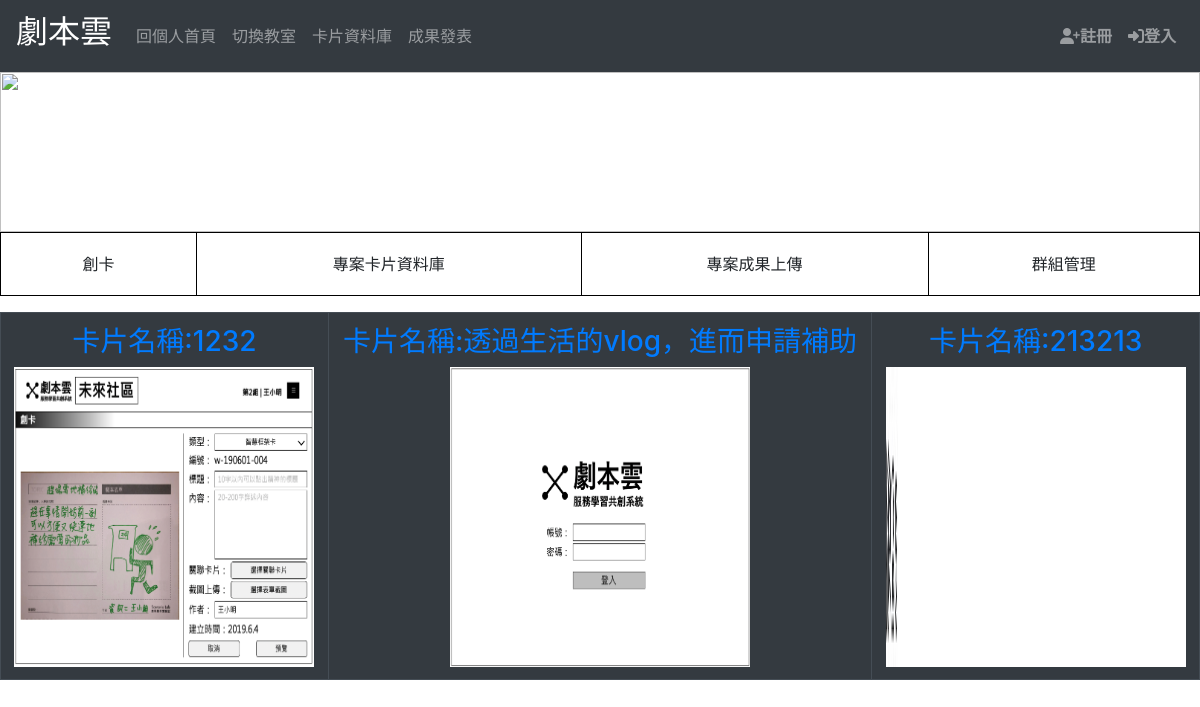
The page /card/20 on the database as committed earlier.
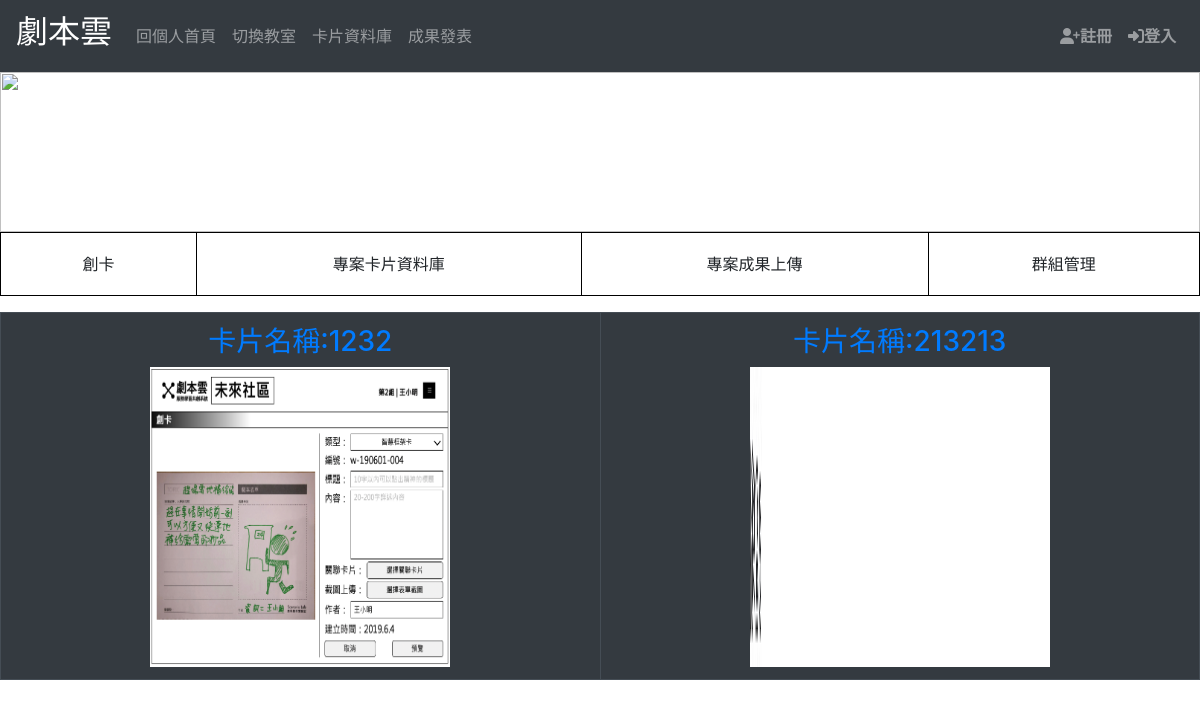
The same page on the database as committed later.
### pbltest/models.py (models this page shows, shortened)
class UPCard(models.Model):
    title = models.CharField(max_length=100)
    author = models.ForeignKey('login.User', on_delete=models.CASCADE, null=True, blank=True)
    pdf = models.FileField(upload_to="media/card/img/", null=True, blank=True)
    cover = models.ImageField(upload_to="card/covers/", null=True, blank=True)
    class_material = models.CharField(max_length=100, null=True)
    group = models.ForeignKey('login.Group', on_delete=models.CASCADE, null=True, blank=True)
    activate = models.ForeignKey('login.CreateActivate', on_delete=models.CASCADE, null=True, blank=True)
    thumbnail = models.CharField(max_length=100, null=True)

### pbltest/views.py (the view)
# urls.py: path('card/<int:pk>', cardind, name='card'),
def cardind(request, pk):
    group = Group.objects.get(id=pk)
    group_user = group.group_user.all()
    up_cards = UPCard.objects.all()
    context = {
        'group': group,
        'group_user': group_user,
        'up_cards': up_cards,
        'pk': pk
    }
    return render(request, 'card_base.html', context)

### templates/card_base.html
{% extends "base.html" %}
{% block content %}
    {% include "Card/card_index.html" %}
{% endblock %}

### templates/Card/card_index.html (shortened to what this page needs)
    <img class="d-block w-100" style="height: 10em" src="https://www.cleverfiles.com/howto/wp-content/uploads/2018/03/minion.jpg">
<table class="table table-bordered">
    <thead >
    <th class="text-center"scope="col"><a href={% url 'upload_card' %} ><button type="button" class="btn">創卡</button></a> </th>
    <th class="text-center" scope="col"><a href="{% url 'card_manage' %}" class="btn">專案卡片資料庫</a></th>
    <th class="text-center" scope="col"><a href="{% url 'check_card' %}" class="btn">專案成果上傳</a> </th>
    <th class="text-center" scope="col"><a href="{% url 'check_group' %}" class="btn">群組管理</a> </th>
    </thead>
</table>
{% block cardcontext %}
    <table class="table table-bordered table-dark">
        <tbody class="text-center">
            <tr class="team_work">
                     {% for up_card in up_cards %}
                         {% if up_card.group_id == group.id %}
                         {% if up_card.class_material == '1' %}
                            <th scope="col"><a href="{% url 'createcard' pk=up_card.id %}"> <h3>卡片名稱:{{ up_card.title }}</h3><img src="{{ up_card.cover.url }}" style="width: 300px;height: 300px"></a></th>
                         {% elif up_card.class_material == '2' %}
                             <th scope="col"><a href="{% url 'createcardrow' pk=up_card.id %}"> <h3>卡片名稱:{{ up_card.title }}</h3><img src="{{ up_card.cover.url }}" style="width: 300px;height: 300px"></a></th>
                         {% endif %}
                         {% endif %}
                     {% endfor %}
                        </tr>
        </tbody>
    </table>
{% endblock %}

Rows that differ between the two databases and show on the page:
removed UPCard: title "透過生活的vlog，進而申請補助", cover (picture)
